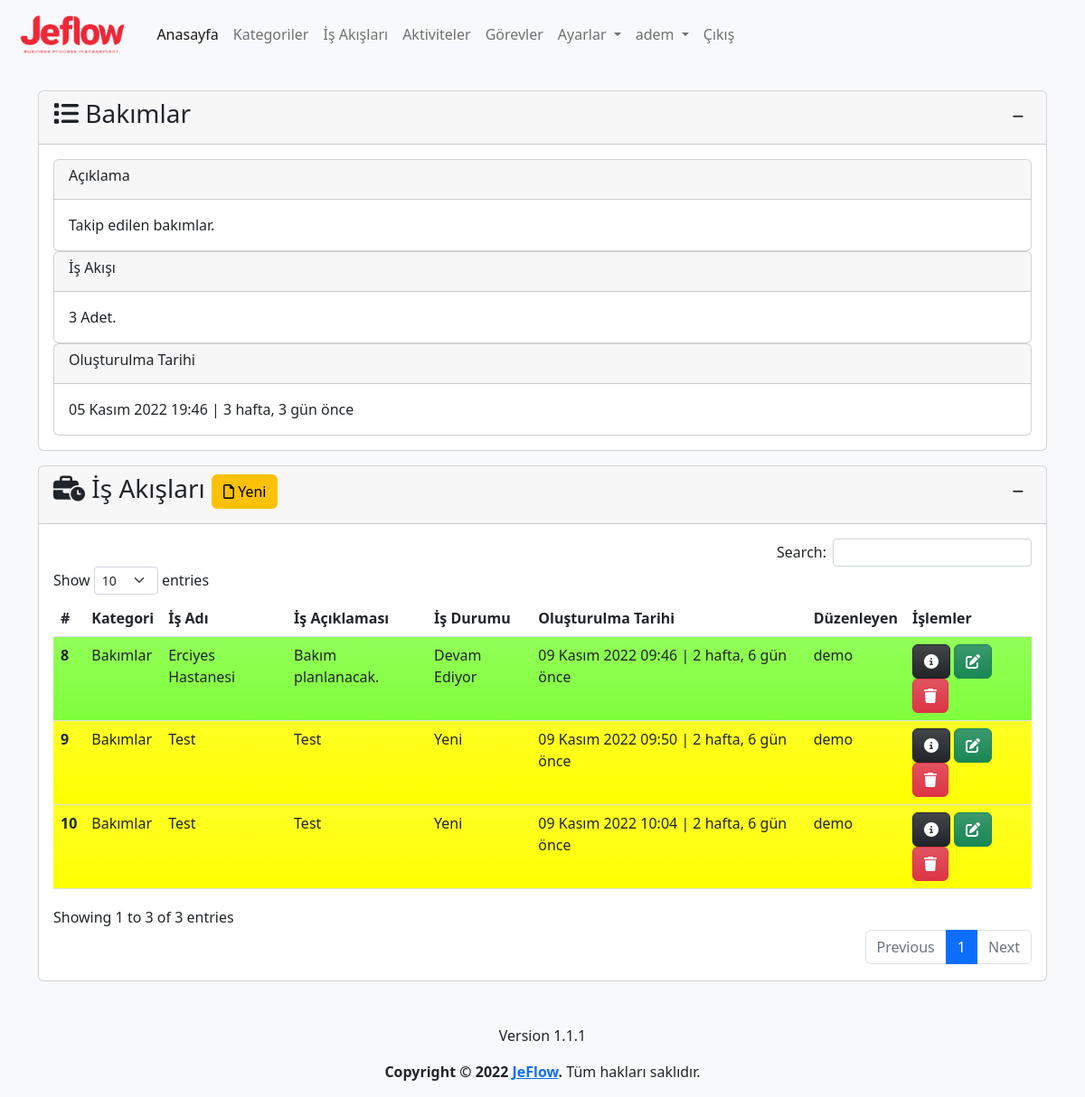
Screenshot of /category/3/detail (signed in) with the database file from the repository.
### app/models.py (models this page shows, shortened)
class Category(models.Model):
    name=models.CharField(max_length=500,verbose_name='Kategori Adı')
    description=models.TextField(verbose_name='Kategori Açıklaması', blank=True, null=True)
    created_date=models.DateTimeField(auto_now_add=True, verbose_name='Oluşturulma Tarihi')
    user=models.ForeignKey(User,on_delete=models.CASCADE,verbose_name='Kullanıcı', blank=True, null=True)
    def __str__(self):
        return self.name # + ' - ' + self.created_date.strftime("%d.%m.%Y, %H:%M:%S")
    def process_count(self):
        processes=Process.objects.all().filter(category=self)
        return processes.count()
    class Meta:
        verbose_name='Kategori'
        verbose_name_plural="Kategoriler"

class Process(models.Model):
    category=models.ForeignKey(Category,on_delete=models.CASCADE,verbose_name='Kategori')
    name=models.CharField(max_length=500,verbose_name='İş Akış Adı')
    description=models.TextField(verbose_name='İş Akış Açıklaması', blank=True, null=True)
    state=models.ForeignKey(State, on_delete=models.SET_NULL,verbose_name='Durum', blank=True, null=True)
    file=models.FileField(upload_to='process_files/%Y/%m/%d/', verbose_name='Dosya', blank=True, null=True)
    created_date=models.DateTimeField(auto_now_add=True, verbose_name='Oluşturulma Tarihi')
    user=models.ForeignKey(User,on_delete=models.CASCADE,verbose_name='Kullanıcı', blank=True, null=True)
    class Meta:
        verbose_name='İş Akışı'
        verbose_name_plural='İş Akışları'

class State(models.Model):
    name=models.CharField(max_length=100,verbose_name='Durum')
    description=models.TextField(verbose_name='Açıklama', blank=True, null=True)
    color=ColorField(default='#FFFFFF',verbose_name='Renk')
    created_date=models.DateTimeField(auto_now_add=True, verbose_name='Oluşturulma Tarihi', blank=True, null=True)
    user=models.ForeignKey(User,on_delete=models.PROTECT,verbose_name='Kullanıcı', blank=True, null=True)
    def __str__(self):
        return self.name
    class Meta:
        verbose_name='Durum'
        verbose_name_plural='Durumlar'

### app/views.py (the view, shortened to what this page needs)
@login_required(login_url='/user/login/')
def category_detail(request,category_id):
    category=get_object_or_404(Category,pk=category_id)
    processes=Process.objects.all().filter(category=category)
    state=get_object_or_404(State,name='Yeni')
    process_form=ProcessForm(initial={'category':category,'state':state})
    context={
        'category':category,
        'processes':processes,
        'process_form':process_form,
    }
    return render(request,'app/category_detail.html',context)

### app/forms.py
class ProcessForm(forms.ModelForm):
    class Meta:
        model=Process
        fields=('category','name','description','state', 'file')

### templates/app/category_detail.html (shortened to what this page needs)
{% extends 'layout.html' %}
{% load humanize %}
{% block content %}
{% load crispy_forms_tags %}
<div class="row mt-3">
    <div class="col-md-12">
        <div class="card">
            <div class="card-header">
                <h3 class="card-title">
                    <i class="fa-solid fa-list"></i>
                    {{ category.name }}
                    <div class="float-end">
                        <button class="btn btn-sm" type="button" data-bs-toggle="collapse"
                            data-bs-target="#collapseCategory" aria-expanded="false" aria-controls="collapseCategory">
                            <i class="fa-solid fa-minus"></i>
                        </button>
                    </div>
                </h3>
            </div>
            <div class="collapse show" id="collapseCategory">
                <div class="card-body">
                    <div class="card">
                        <div class="card-header">
                            <h6 class="card-title">Açıklama</h6>
                        </div>
                        <div class="card-body">
                            {% if category.description %}
                            {{ category.description | safe }}
                            {% else %}
                            Bulunamadı.
                            {% endif %}
                        </div>
                    </div>
                    <div class="card">
                        <div class="card-header">
                            <h6 class="card-title">İş Akışı</h6>
                        </div>
                        <div class="card-body">
                            {% if category.process_count > 0 %}
                            {{ category.process_count }} Adet.
                            {% else %}
                            İş Akışı Yok
                            {% endif %}
                        </div>
                    </div>
                    <div class="card">
                        <div class="card-header">
                            <h6 class="card-title">Oluşturulma Tarihi</h6>
                        </div>
                        <div class="card-body">
                            {{ category.created_date }} | {{ category.created_date | timesince}} önce
                        </div>
                    </div>
                </div>
            </div>
        </div>
    </div>
</div>
<div class="row mt-3">
    <div class="col-md-12">
        <div class="card">
            <div class="card-header">
                <h3 class="card-title">
                    <i class="fa-solid fa-business-time"></i>
                    İş Akışları
                    <button type="button" class="btn btn-warning" data-bs-toggle="modal" data-bs-target="#processModal">
                        <i class="fa-regular fa-file"></i>
                        Yeni
                    </button>
                    <div class="float-end">
                        <button class="btn btn-sm" type="button" data-bs-toggle="collapse"
                            data-bs-target="#collapseProcess" aria-expanded="false" aria-controls="collapseProcess">
                            <i class="fa-solid fa-minus"></i>
                        </button>
                    </div>
                </h3>
            </div>
            <div class="collapse show" id="collapseProcess">
                <div class="card-body">
                    {% if processes %}
                    <table id="process" class="table table-hover">
                        <thead>
                            <tr>
                                <th scope="col">#</th>
                                <th scope="col">Kategori</th>
                                <th scope="col">İş Adı</th>
                                <th scope="col">İş Açıklaması</th>
                                <th scope="col">İş Durumu</th>
                                <th scope="col">Oluşturulma Tarihi</th>
                                <th scope="col">Düzenleyen</th>
                                <th scope="col">İşlemler</th>
                            </tr>
                        </thead>
                        <tbody>
                            {% for process in processes %}
                            <tr class="bg-gradient" style="background-color: {{ process.state.color }}">
                                <th scope="row">{{ process.id }}</th>
                                <td>{{ process.category }}</td>
                                <td>{{ process.name }}</td>
                                <td>{{ process.description }}</td>
                                <td>
                                    {% if process.state is not None %}
                                    {{ process.state }}
                                    {% else %}
                                    -
                                    {% endif %}
                                </td>
                                <td>{{ process.created_date }} | {{ process.created_date | timesince}} önce</td>
                                <td>{{ process.user }}</td>
                                <td>
                                    <a href="{% url 'process_detail' process.id %}" class="btn btn-dark bg-gradient"
                                        data-bs-toggle="popover" data-bs-trigger="hover" data-bs-title="Detaylar"
                                        data-bs-content="Seçili satırdaki kaydın detaylarını görüntüler.">
                                        <i class="fa-solid fa-circle-info"></i>
                                    </a>
                                    <a class="btn btn-success bg-gradient" href="{% url 'process_update' process.id %}"
                                        data-bs-toggle="popover" data-bs-trigger="hover" data-bs-title="Düzenle"
                                        data-bs-content="Seçili satırdaki kaydı düzenler.">
                                        <i class="fa-solid fa-pen-to-square"></i>
                                    </a>
                                    <a class="btn btn-danger bg-gradient" href="{% url 'process_delete' process.id %}"
                                        data-bs-toggle="popover" data-bs-trigger="hover" data-bs-title="Sil"
                                        data-bs-content="Seçili satırdaki kaydı siler.">
                                        <i class="fa-solid fa-trash"></i>
                                    </a>
                                </td>
                            </tr>
                            {% endfor %}
                        </tbody>
                    </table>
                    {% else %}
                    <div class="alert alert-warning">
                        <p>İş Akışı bulunamadı.</p>
                    </div>
                    {% endif %}
                </div>
            </div>
        </div>
    </div>
</div>
{% endblock %}

### templates/layout.html (shortened to what this page needs)
{% load static %}
<!doctype html>
<html lang="tr">
<head>
  <link href="https://cdn.jsdelivr.net/npm/bootstrap@5.2.2/dist/css/bootstrap.min.css" rel="stylesheet"
>
  <link rel="stylesheet" href="{% static 'css/jeflow.css' %}">
  <link href="https://cdn.jsdelivr.net/npm/summernote@0.8.18/dist/summernote-lite.min.css" rel="stylesheet">
  <link href="https://cdn.jsdelivr.net/npm/select2@4.1.0-rc.0/dist/css/select2.min.css" rel="stylesheet" />
  <link rel="stylesheet" type="text/css" href="https://cdn.datatables.net/1.12.1/css/dataTables.bootstrap5.min.css">
  <link rel="stylesheet" type="text/css"
    href="https://cdn.datatables.net/responsive/2.3.0/css/responsive.dataTables.min.css">
  <link rel="stylesheet" type="text/css" href="https://cdn.datatables.net/buttons/2.2.3/css/buttons.bootstrap5.min.css">
</head>
<body class="bg-light">
  <header>
    <nav class="navbar navbar-expand-lg bg-light">
      <div class="container-fluid">
        <a class="navbar-brand" href="{% url 'index' %}">
          <img class="logo" src="{% static 'img/logo-text.png' %}" alt="JeFlow">
        </a>
        <div class="collapse navbar-collapse" id="navbarNavDropdown">
          <ul class="navbar-nav">
            <li class="nav-item">
              <a class="nav-link active" aria-current="page" href="{% url 'index' %}">Anasayfa</a>
            </li>
            {% if user.is_authenticated %}
            <li class="nav-item">
              <a class="nav-link" href="{% url 'category' %}">Kategoriler</a>
            </li>
            <li class="nav-item">
              <a class="nav-link" href="{% url 'process' %}">İş Akışları</a>
            </li>
            <li class="nav-item">
              <a class="nav-link" href="{% url 'activity' %}">Aktiviteler</a>
            </li>
            <li class="nav-item">
              <a class="nav-link" href="{% url 'task' %}">Görevler</a>
            </li>
            <li class="nav-item dropdown">
              <a class="nav-link dropdown-toggle" href="{% url 'settings' %}" role="button" data-bs-toggle="dropdown"
                aria-expanded="false">
                Ayarlar
              </a>
            </li>
            <li class="nav-item dropdown">
              <a class="nav-link dropdown-toggle" href="{% url 'profile' %}" role="button" data-bs-toggle="dropdown"
                aria-expanded="false">
                {{ user }}
              </a>
            </li>
            <li class="nav-item">
              <a class="nav-link" href="javascript:{document.getElementById('logout').submit()}">Çıkış</a>
            </li>
            {% else %}
            <li class="nav-item">
              <a class="nav-link" href="{% url 'register' %}">Kayıt Ol</a>
            </li>
            {% endif %}
          </ul>
        </div>
      </div>
    </nav>
  </header>
  <main>
    <div class="container mt-4">
      {% block content %}
      {% endblock %}
    </div>
  </main>
  <footer class="mt-5">
    <div class="d-flex flex-column justify-content-center align-items-center">
      <p>Version 1.1.1</p>
      <p><strong>Copyright &copy; 2022 <a href="{% url 'index' %}">JeFlow</a>.</strong> Tüm hakları saklıdır.</p>
    </div>
  </footer>
</body>
</html>

### static/css/jeflow.css (style rules this page uses)
img.logo { height: 50px; }

### rows the page displays
Category: name "Bakımlar", description "Takip edilen bakımlar.", process_count "3", created_date "05 Kasım 2022 19:46", created_date "3 hafta, 3 gün"
Process: id "8", category "Bakımlar", name "Erciyes Hastanesi", description "Bakım planlanacak.", state "Devam Ediyor", created_date "09 Kasım 2022 09:46", created_date "2 hafta, 6 gün", user "demo"
Process: id "9", category "Bakımlar", name "Test", description "Test", state "Yeni", created_date "09 Kasım 2022 09:50", created_date "2 hafta, 6 gün", user "demo"
Process: id "10", category "Bakımlar", name "Test", description "Test", state "Yeni", created_date "09 Kasım 2022 10:04", created_date "2 hafta, 6 gün", user "demo"

### other values shown
{{ user }} "adem"
